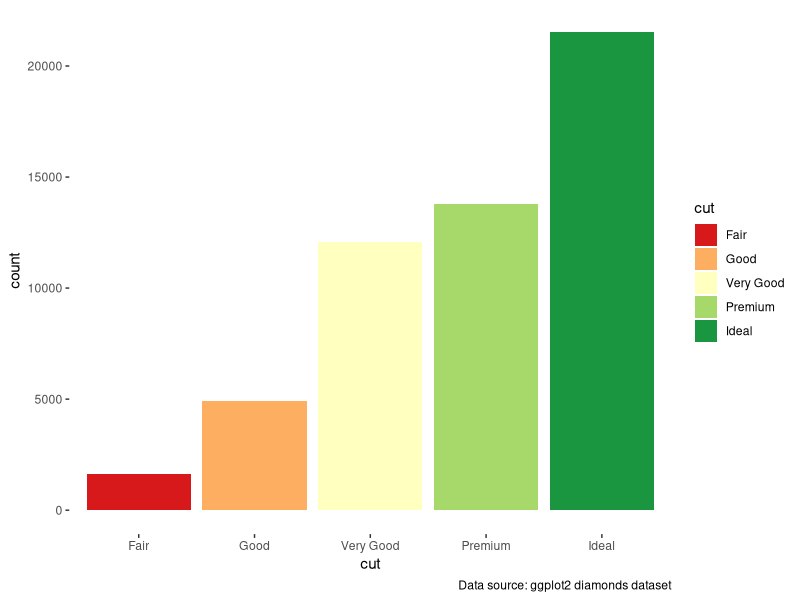
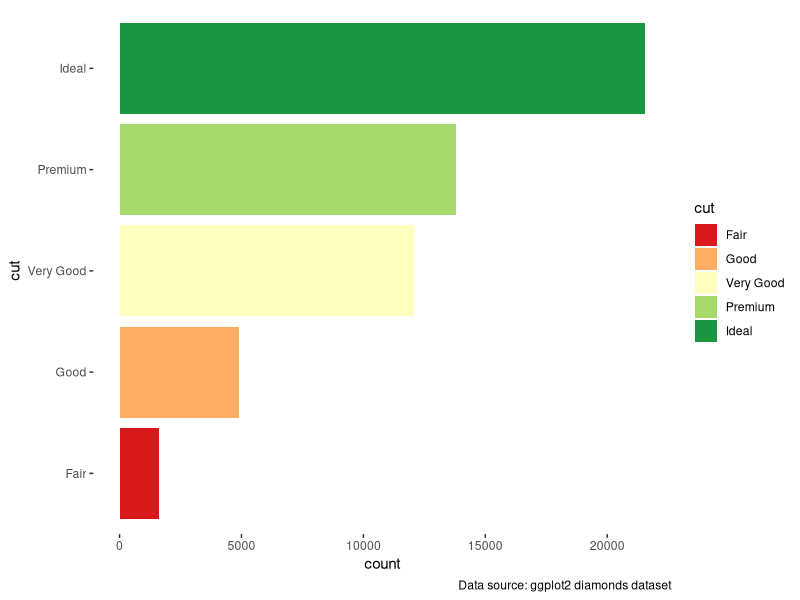
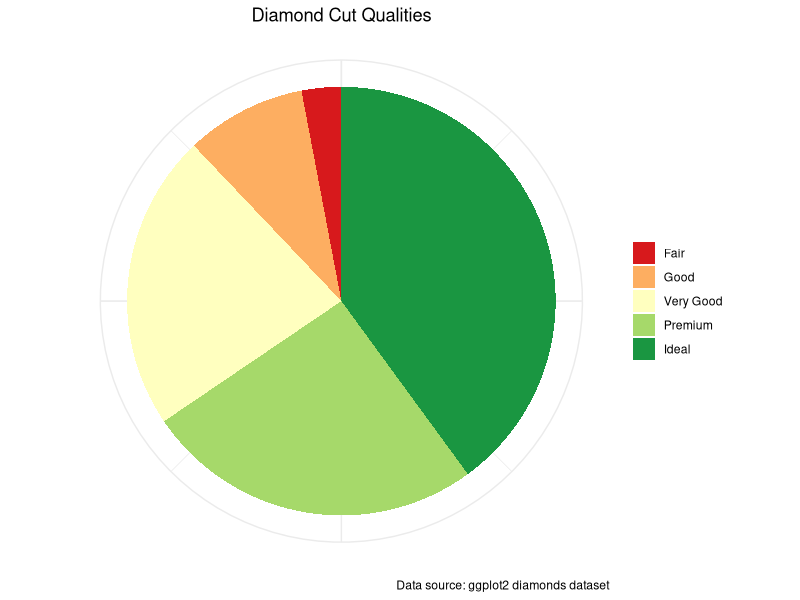
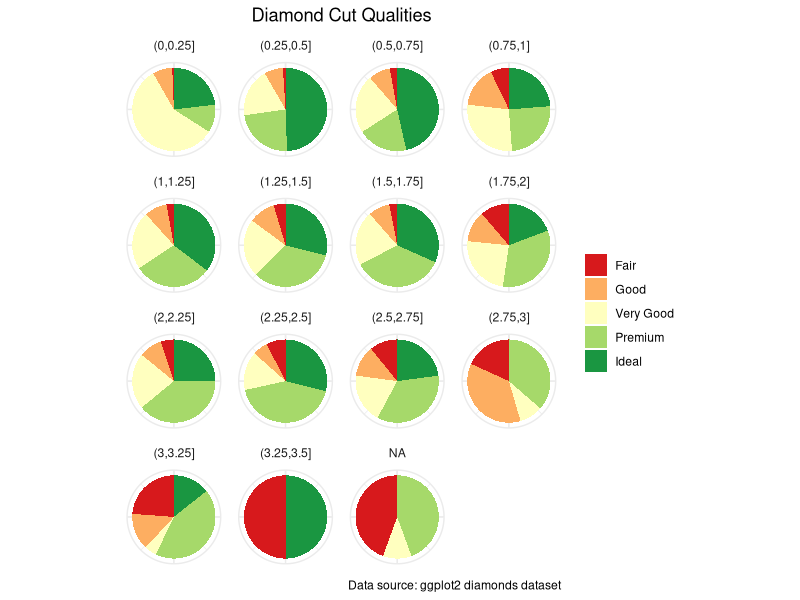

The R source for these figures, in order:
# Author: Brian Lambert
# Name: module_4_homework_code.R
# Description: Graphics exploring the cut of diamonds in the "diamonds" data set, 
# as well as comparing the cut to diamond size (carats).

# setwd(“/Users/brianlambert/Desktop/STA404/Module_4”)
library(tidyverse)


#========================== Data ==========================

myDiamonds <- diamonds %>% 
    mutate(Gcarat = cut(carat, breaks=seq(from=0,to=3.5,by=.25)))


#========================== Graphic 1 ==========================

# displaying diamond cut by count with a veritcal bar graph and a gradient color scale
ggplot(myDiamonds) +
    geom_bar(aes(cut, fill = cut)) +
    scale_fill_brewer(palette = "RdYlGn") +
    labs(caption = "Data source: ggplot2 diamonds dataset") +
    theme(panel.grid.major = element_blank(),
          panel.grid.minor = element_blank(),
          panel.border = element_blank(),
          panel.background = element_blank()) 


#========================== Graphic 2 ==========================

# displaying diamond cut by count with a horizontal bar graph and a gradient color scale
ggplot(myDiamonds) +
    geom_bar(aes(cut, fill = cut)) +
    scale_fill_brewer(palette = "RdYlGn") +
    theme(panel.grid.major = element_blank(),
          panel.grid.minor = element_blank(),
          panel.border = element_blank(),
          panel.background = element_blank()) +
    labs(caption = "Data source: ggplot2 diamonds dataset") +
    coord_flip()


#========================== Graphic 3 ==========================

# pie chart displaying the counts of eacch diamond cut type
# source for position = "fill": https://stackoverflow.com/questions/31165823/ggplot-making-a-descriptive-bar-graph-with-no-clear-y-variable
ggplot(myDiamonds, aes(x=factor("1"), fill = cut)) + 
    geom_bar(position="fill", width=1, ) +
    scale_fill_brewer(type="qual", palette="RdYlGn") +
    coord_polar(theta="y") +
    theme_minimal() +
    theme(axis.title.x = element_blank(),
          axis.title.y = element_blank(),
          legend.title = element_blank(),
          axis.ticks.y = element_blank(),
          axis.text = element_blank()) +
    ggtitle("Diamond Cut Qualities") +
    labs(caption = "Data source: ggplot2 diamonds dataset") +
    theme(plot.title = element_text(hjust = 0.5))


#========================== Graphic 4 ==========================

# pie charts  displaying counts of each diamond cut type 
# with facet wrap grouped by Gcarat.
ggplot(myDiamonds, aes(x=factor("1"), fill = cut)) + 
    geom_bar(position="fill", width=1, ) +
    scale_fill_brewer(type="qual", palette="RdYlGn") +
    coord_polar(theta="y") +
    theme_minimal() +
    theme(axis.title.x = element_blank(),
          axis.title.y = element_blank(),
          legend.title = element_blank(),
          axis.ticks.y = element_blank(),
          axis.text = element_blank()) +
    ggtitle("Diamond Cut Qualities") +
    theme(plot.title = element_text(hjust = 0.5)) + 
    labs(caption = "Data source: ggplot2 diamonds dataset") +
    facet_wrap(~Gcarat)


